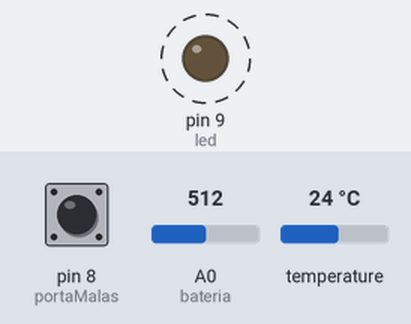
A program run on a simulated Arduino Uno, built with avr-gcc and run on an emulated ATmega328P. Parts: output pins drawn as LEDs (lit = HIGH). Wiring (inferred from the names in the program): LM75 temperature sensor at I2C address 0x48. Dashed ring = blinking. Inputs (shaded band) come from the test bench; at power-on: pin 8 (portaMalas) HIGH, A0 (bateria) = 512, temperature 24 °C. The local clock reads 2024-03-15 10:24:30 at power-on unless the program sets it; what the program prints to the serial monitor is not drawn.

Above: at 0.5 s.
Timing chart, 0 to 4.6 s (numbered marks = the images above):
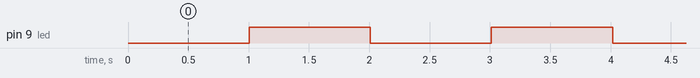

Measured:
- by itself, pin 9 (led): alternates HIGH for 1.0 s and LOW for 1.0 s

The program:

main.cpp
```cpp
#include <Arduino.h>
#include <SPI.h>
#include <Wire.h>
#include <mcp2515.h>
#include <ThreeWire.h>
#include <RtcDS1302.h>
#include <avr/wdt.h>

/*
Identificação dos bytes do frame CAN:
    byte 0: porta-malas aberto ou fechado
    byte 1: byte 1 da temperatura
    byte 2: byte 2 da temperatura
    byte 3: tensão da bateria (dividir por 10 no receptor para achar o valor em volts corretamente)
    byte 4: hora
    byte 5: minuto
    byte 6: nc
    byte 7: nc

    A4: SDA
    A5: SCL

    10: SS
    11: MOSI
    12: MISO
    13: SCK

    5: CLK/SCLK
    4: DAT/IO
    2: RST/CE
*/

unsigned long refMillis = 0;
const unsigned int tempo = 1000;
const uint8_t LM75B_Addr = 0x48;

const int led = 9; //led de debug
static const int portaMalas = 8;
static const int bateria = A0;

struct can_frame canMsg1;
MCP2515 mcp2515(10); //cria o objeto mcp2515 com pino SS configurado para o pino 10 do arduino
ThreeWire myWire(4, 5, 2);
RtcDS1302<ThreeWire> Rtc(myWire);

void enviaMsg1();
float lerTemp();
bool portaMalas_Status();
uint16_t tensaoBateria();
void printDateTime(const RtcDateTime& dt);

void setup() {
    //while (!Serial); //Instrução valida apenas para embarcados que possuem comunicação usb nativa como o arduino leonardo, esp32 c3, etc.
                       //em microcontroladores que usam conversores serial/usb, é desnecessário.
    Serial.begin(115200);

    Wire.begin();
    Rtc.Begin();

    if (Rtc.GetIsWriteProtected()) Rtc.SetIsWriteProtected(false);
    if (!Rtc.GetIsRunning())       Rtc.SetIsRunning(true);   // limpa o bit CH

    RtcDateTime compiled = RtcDateTime(__DATE__, __TIME__);
    if (!Rtc.IsDateTimeValid() || Rtc.GetDateTime() < compiled) {
        Rtc.SetDateTime(compiled);   // acerta com a hora da compilação
    }
    //RtcDateTime compiled = RtcDateTime(2026, 11, 13, 21, 0, 0);


    mcp2515.reset();
    mcp2515.setBitrate(CAN_125KBPS, MCP_8MHZ);
    mcp2515.setNormalMode();

    pinMode(led, OUTPUT);
    pinMode(portaMalas, INPUT_PULLUP);

    wdt_enable(WDTO_4S);
}

void loop() {
    if(millis() - refMillis >= tempo){
        enviaMsg1();

        Serial.println("Mensagem enviada");

        digitalWrite(led, !digitalRead(led));

        RtcDateTime now = Rtc.GetDateTime();

        printDateTime(now);
        Serial.println();

        refMillis = millis();
    }

    wdt_reset();
}

void enviaMsg1(){
    int16_t temperatura = (int16_t)lroundf(lerTemp() * 10);
    RtcDateTime agora = Rtc.GetDateTime();
    uint8_t hora = agora.Hour();
    uint8_t minuto = agora.Minute();
    uint8_t segundo = agora.Second();

    canMsg1.can_id  = 0x01;
    canMsg1.can_dlc = 8;
    canMsg1.data[0] = portaMalas_Status();
    canMsg1.data[1] = temperatura >> 8;
    canMsg1.data[2] = temperatura & 0xFF;
    canMsg1.data[3] = tensaoBateria();
    canMsg1.data[4] = hora;
    canMsg1.data[5] = minuto;
    canMsg1.data[6] = segundo;
    canMsg1.data[7] = 0x00;

    mcp2515.sendMessage(&canMsg1);
}

float lerTemp() {
    Wire.beginTransmission(LM75B_Addr);
    Wire.write(0x00);
    Wire.endTransmission(false);
    Wire.requestFrom(LM75B_Addr, (uint32_t)2);

    uint8_t msb = Wire.read();
    uint8_t lsb = Wire.read();
    int16_t raw = (int16_t)((msb << 8) | lsb);

    return (raw >> 5) * 0.125f;
}

bool portaMalas_Status(){
    if(digitalRead(portaMalas) == 0)
        return 1;

    else
        return 0;
}

uint16_t tensaoBateria(){
    uint16_t leituraAnalogica = analogRead(bateria);

    uint8_t tensao = map(leituraAnalogica, 0, 1023, 100, 130);

    return tensao;
}

void printDateTime(const RtcDateTime& dt)
{
    char datestring[26];

    snprintf_P(datestring,
            countof(datestring),
            PSTR("%02u/%02u/%04u %02u:%02u:%02u"),
            dt.Month(),
            dt.Day(),
            dt.Year(),
            dt.Hour(),
            dt.Minute(),
            dt.Second() );
    Serial.print(datestring);
}
```
